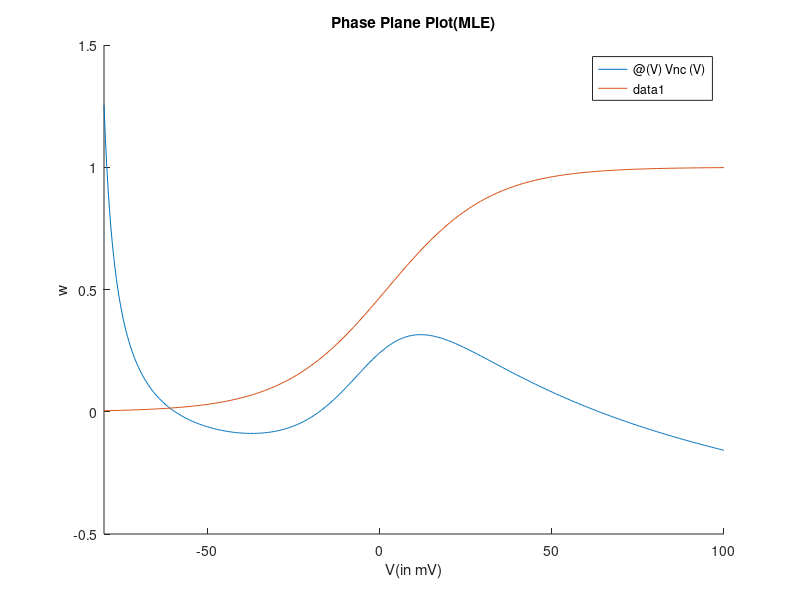

Source code (MATLAB): (Note: this script raises an error after producing the figure.)
function morris_lecar

%declare model parameters
global C;
global gCa;
global VCa;
global gK;
global VK;
global gL;
global VL;
global v1;
global v2;
global v3;
global v4;
global phi;
global Iext;

%parameter values
C = 20 ; %microfarad/cm^2 
gCa=4.4; % millisiemens/ cm^2 
VCa=120; %millivolts
gK=8;% millisiemens/ cm^2 
VK=-84; %millivolts
gL=2;% millisiemens/ cm^2 
VL=-60;%millivolts
v1=-1.2; %millivolts
v2= 18 ; %millivolts
v3= 2 ; %millivolts
v4= 30; %millivolts
phi = 0.02; % per millisecond

Iext=0;

%% Generating nullclines, equilibrium points and trajectories (Question 2)
% generate nullclines
figure;
hold on
Vnc = @(V) (Iext - gCa*(0.5*(1+tanh((V-v1)/v2)))*(V-VCa) - gL*(V-VL))/(gK*(V-VK));
wnc = @(V) (0.5*(1+tanh((V-v3)/v4)));
fplot(@(V) Vnc(V), [-80 100]);
fplot(@(V) wnc(V), [-80 100]);
xlabel('V(in mV)');
ylabel('w');
title('Phase Plane Plot(MLE)');

% Finding equilibrium points using MATLAB
syms V w
Vnc_eqn = (1/C)*(Iext - gCa*(0.5*(1+tanh((V-v1)/v2)))*(V-VCa) - gK*w*(V-VK) - gL*(V-VL)) == 0;
wnc_eqn = (0.5*(1+tanh((V-v3)/v4)) - w) == 0;
eq_pt_0 = solve([Vnc_eqn, wnc_eqn], [V, w]);

V_eq = double(eq_pt_0.V);
w_eq = double(eq_pt_0.w);

plot(V_eq, w_eq, 'k+', 'linewidth', 2);
text(V_eq, w_eq, ['(' num2str(round(V_eq,5)) ',' num2str(round(w_eq,5)) ')']);
grid on;

fprintf('The equilibrium point is located at (%d,%d) \n', V_eq, w_eq);
% Simulate Trajectories
x = linspace(-80,100,100);
y = linspace(0,1,100);

[V_quiv,w_quiv] = meshgrid(x, y);

dV_dt = (1/C)*(gCa*(0.5*(1+tanh((V_quiv-v1)/v2))).*(VCa-V_quiv) + gK*w_quiv .*(VK-V_quiv) + gL*(VL-V_quiv)) + Iext;
dw_dt = phi*((0.5*(1+tanh((V_quiv-v3)/v4)))-w_quiv).*cosh((V_quiv-v3)/(2*v4));
quiver(x,y,dV_dt,dw_dt);
legend('V nullcline', 'w nullcline','Equilibrium Point','Trajectories');

%% Stability of the Jacobian matrix (Question 3)
syms V w
dV_dt = (1/C)*(gCa*(0.5*(1+tanh((V-v1)/v2)))*(VCa-V) + gK*w*(VK-V) + gL*(VL-V)) + Iext;
dw_dt = phi*((0.5*(1+tanh((V-v3)/v4)))-w)*cosh((V-v3)/(2*v4));

JSymbolic = jacobian([dV_dt, dw_dt],[V,w]);
V = V_eq;
w = w_eq;
Jmatrix = zeros(2,2);
Jmatrix(1,1) = subs(JSymbolic(1,1));
Jmatrix(1,2) = subs(JSymbolic(1,2));
Jmatrix(2,1) = subs(JSymbolic(2,1));
Jmatrix(2,2) = subs(JSymbolic(2,2));

eigenValues = eig(Jmatrix);
fprintf('The eigen values are %d and %d \n', eigenValues(1), eigenValues(2));

%% Generating an action potential using MLE (Question 5)
options = odeset('RelTol',1e-3,'AbsTol',1e-6, 'refine',5, 'MaxStep', 1);

Iext = 0;
tSpan = [0, 300];
initial = [0,w_eq];

phi = 0.01;
[t1, S1] = ode15s(@(t,S)morris_lecar_ddt(t,S),tSpan, initial, options);

phi = 0.02;
[t2, S2] = ode15s(@(t,S)morris_lecar_ddt(t,S),tSpan, initial, options);

phi = 0.04;
[t3, S3] = ode15s(@(t,S)morris_lecar_ddt(t,S),tSpan, initial, options);

figure;
hold on;
plot(t1,S1(:,1));
plot(t2, S2(:,1));
plot(t3, S3(:,1));
xlabel('Time(in ms)');
ylabel('Volatage(in mV)');
title('Action potentials with different \phi');
legend('\phi = 0.01','\phi = 0.02','\phi = 0.04');
grid on;

figure;
hold on
Vnc = @(V) (Iext - gCa*(0.5*(1+tanh((V-v1)/v2)))*(V-VCa) - gL*(V-VL))/(gK*(V-VK));
wnc = @(V) (0.5*(1+tanh((V-v3)/v4)));
fplot(@(V) Vnc(V), [-80 100],'k');
fplot(@(V) wnc(V), [-80 100],'k');

plot(S1(:,1),S1(:,2));
plot(S2(:,1),S2(:,2));
plot(S3(:,1),S3(:,2));
xlabel('V(in mV)');
ylabel('w');
ylim([0,1]);
title('Phase Plane Plot(MLE)');
legend('\phi = 0.01','\phi = 0.02','\phi = 0.04');
grid on;

%% Depolarisation Threshold (Question 6)
Iext = 0;
tSpan = [0, 300];
phi=0.04;
initialV=linspace(-14.2,-13.8,401);  %to get threshold for phi = 0.04
%phi=0.01;
%initialV=linspace(-15.56,-15.48,401);    %to get threshold for phi = 0.01
max_V = zeros(401);

%phi = 0.01;
%[t1, S1] = ode15s(@(t,S)morris_lecar_ddt(t,S),tSpan, initial1, options);
%[t2, S2] = ode15s(@(t,S)morris_lecar_ddt(t,S),tSpan, initial2, options);


flag=1;
for n = 1:401 
    [t,S] = ode15s(@(t,S)morris_lecar_ddt(t,S),tSpan, [initialV(n),w_eq], options);
    max_V(n) = max(S(:,1));
    if max_V(n) >= 0 && flag==1
        fprintf("Threshold is (%f)",initialV(n))
        flag=0;
    end
end

% figure;
% hold on
% Vnc = @(V) (Iext - gCa*(0.5*(1+tanh((V-v1)/v2)))*(V-VCa) - gL*(V-VL))/(gK*(V-VK));
% wnc = @(V) (0.5*(1+tanh((V-v3)/v4)));
% fplot(@(V) Vnc(V), [-80 100],'k');
% fplot(@(V) wnc(V), [-80 100],'k');
% 
% plot(S1(:,1),S1(:,2));
% plot(S2(:,1),S2(:,2));

figure;
hold on
plot(initialV,max_V);

%% Response to higher Iext (Question 7)
Iext = 86;

figure;
hold on
Vnc1 = @(V) (Iext - gCa*(0.5*(1+tanh((V-v1)/v2)))*(V-VCa) - gL*(V-VL))/(gK*(V-VK));
wnc1 = @(V) (0.5*(1+tanh((V-v3)/v4)));
fplot(@(V) Vnc1(V), [-80 100]);
fplot(@(V) wnc1(V), [-80 100]);
xlabel('V(in mV)');
ylabel('w');
title('Phase Plane Plot(MLE)');

% Finding equilibrium points using MATLAB
syms V w
Vnc1_eqn = (1/C)*(Iext - gCa*(0.5*(1+tanh((V-v1)/v2)))*(V-VCa) - gK*w*(V-VK) - gL*(V-VL)) == 0;
wnc1_eqn = (0.5*(1+tanh((V-v3)/v4)) - w) == 0;
eq_pt_1 = solve([Vnc1_eqn, wnc1_eqn], [V, w]);

V_eq1 = double(eq_pt_1.V);
w_eq1 = double(eq_pt_1.w);

plot(V_eq1, w_eq1, 'k+', 'linewidth', 2);
text(V_eq1, w_eq1, ['(' num2str(round(V_eq1,5)) ',' num2str(round(w_eq1,5)) ')']);
grid on;

fprintf('The equilibrium point is located at (%d,%d) \n', V_eq1, w_eq1);

%------------------
tSpan = [0,300]
initial = [V_eq,w_eq];
[t1, S1] = ode15s(@(t,S)morris_lecar_ddt(t,S),tSpan, initial, options);
initial = [V_eq1,w_eq1];
[t2, S2] = ode15s(@(t,S)morris_lecar_ddt(t,S),tSpan, initial, options);
initial = [-27.9,0.17];
[t3, S3] = ode15s(@(t,S)morris_lecar_ddt(t,S),tSpan, initial, options);
% figure;
% hold on

plot(S1(:,1),S1(:,2));
plot(S2(:,1),S2(:,2));
plot(S3(:,1),S3(:,2));

end

function F = get_frequency(t, S)
    n = size(S);
    n = n(1);
    S = S(:, 1);
    % Check for spike generation:
    has_spikes = 0;
    for i = 1:n
        if S(i) > 0
            has_spikes = 1;
        end
    end
    if has_spikes == 0
        F = 0;
        return
    end
    
    % Move ahead till we get a negative signal: 
    while S(n) > 0 
        n = n - 1;
    end
    % Record first positive signal:
    while S(n) < 0 
        n = n -1 ;
    end
    t2 = t(n);
    % Move ahead till we get negative signal again:
    while S(n) >0
        n = n-1;
    end
    % Record second positive signal:
    while S(n) < 0
        n = n-1;
    end
    t1 = t(n);
    F = 1000 / (t2 - t1);
end

function stability_check(Iext)
    global C;
    %global Iext;
    global gK;
    global gNa;
    global gL;
    global VK;
    global VNa;
    global VL;
    global eps;
    
    syms V n m h 
    alphan =  -0.01 * (V + eps + 50)/(exp(-(V + eps + 50)/10)-1);
    alpham =  -0.1 * (V + eps + 35)/(exp(-(V + eps + 35)/10)-1);
    alphah = 0.07 * exp(-(V + 60)/20);
    betan = 0.125 * exp(-(V + 60)/80);
    betam = 4 * exp(-(V + 60)/18);
    betah = 1/(exp(-(V + 30)/10) + 1);
    mInf = alpham/(alpham + betam);
    nInf = alphan/(alphan + betan);
    hInf = alphah/(alphah + betah);
    
    V_nc = (1/C) * (Iext - gK * n^4 * (V - VK) - gNa * m^3 * h* (V - VNa) - gL * (V - VL)) == 0;
    n_nc = alphan *(1-n) - betan*n == 0 ;
    m_nc = alpham * (1 - m) - betam * m ==0 ;
    h_nc = alphah * (1 - h) - betah * h ==0 ;
    
    eq_pt = solve([V_nc, n_nc, m_nc, h_nc], [V, n, m ,h]);
    V_eq1 = double(eq_pt.V);
    n_eq1 = double(eq_pt.n);
    m_eq1 = double(eq_pt.m);
    h_eq1 = double(eq_pt.h);
    
    for p=1:length(eq_pt)
        fprintf('Equilibrium Point V=%f n=%f m=%f h=%f\n',eq_pt(p).V,eq_pt(p).n,eq_pt(p).m,eq_pt(p).h);
    end
    % Stability Analysis for equilibrium point
    % fprintf('The equilibrium point is located at (%d,%d)  \n', V_eq1, n_eq1);

    dV_dt = (1/C) * (Iext - gK * n^4 * (V - VK) - gNa * m^3 * h* (V - VNa) - gL * (V - VL));
    dn_dt = alphan *(1-n) - betan*n;
    dm_dt = alpham * (1 - m) - betam * m ;
    dh_dt = alphah * (1 - h) - betah * h ;
    
    JSymbolic = jacobian([dV_dt, dn_dt, dm_dt, dh_dt],[V,n,m,h]);
    V = V_eq1;
    n = n_eq1;
    m = m_eq1;
    h = h_eq1;
    Jmatrix = zeros(4,4);
    Jmatrix(1,1) = subs(JSymbolic(1,1));
    Jmatrix(1,2) = subs(JSymbolic(1,2));
    Jmatrix(1,3) = subs(JSymbolic(1,3));
    Jmatrix(1,4) = subs(JSymbolic(1,4));
    Jmatrix(2,1) = subs(JSymbolic(2,1));
    Jmatrix(2,2) = subs(JSymbolic(2,2));
    Jmatrix(2,3) = subs(JSymbolic(2,3));
    Jmatrix(2,4) = subs(JSymbolic(2,4));
    Jmatrix(3,1) = subs(JSymbolic(3,1));
    Jmatrix(3,2) = subs(JSymbolic(3,2));
    Jmatrix(3,3) = subs(JSymbolic(3,3));
    Jmatrix(3,4) = subs(JSymbolic(3,4));
    Jmatrix(4,1) = subs(JSymbolic(4,1));
    Jmatrix(4,2) = subs(JSymbolic(4,2));
    Jmatrix(4,3) = subs(JSymbolic(4,3));
    Jmatrix(4,4) = subs(JSymbolic(4,4));
    
    eigenValues = eig(Jmatrix);
    fprintf('The eigen values are %f%+fi , %f%+fi , %f%+fi , %f%+fi \n', real(eigenValues(1)), imag(eigenValues(1)), ...
            real(eigenValues(2)), imag(eigenValues(2)), real(eigenValues(3)), imag(eigenValues(3)), ...
            real(eigenValues(4)), imag(eigenValues(4)));
    k=0;
    for x=1:4
        if real(eigenValues(x)) < 0 
            k = k+1;
        else
            k = k-1;
        end
    end
    if k == 4 
        fprintf("Stable\n");
    elseif k == -4
        fprintf("Unstable\n");
    else
        fprintf("Cannot say (Need to plot in 4 dimensions)\n");
    end
    
end

function dS = HH_f_na(t,S)
    global C;
    global Iext;
    global gK;
    global gNa;
    global gL;
    global VK;
    global VNa;
    global VL;
    global eps;
    global f;
    
    V = S(1);
    n = S(2);
    m = S(3);
    h = S(4);
    
    alphan =  -0.01 * (V + eps + 50)/(exp(-(V + eps + 50)/10)-1);
    alpham =  -0.1 * (V + eps + 35)/(exp(-(V + eps + 35)/10)-1);
    alphah = 0.07 * exp(-(V + 60)/20);
    betan = 0.125 * exp(-(V + 60)/80);
    betam = 4 * exp(-(V + 60)/18);
    betah = 1/(exp(-(V + 30)/10) + 1);
    
    ddt_V = (1/C) * (Iext - gK * n^4 * (V - VK) - gNa * (1-f) * m^3 * h * (V-VNa) - gNa * f * m^3 * (V-VNa)  - gL * (V - VL));
    ddt_n = alphan * (1 - n) - betan * n;
    ddt_m = alpham * (1 - m) - betam * m;
    ddt_h = alphah * (1 - h) - betah * h;
    
    dS = [ddt_V; ddt_n; ddt_m; ddt_h];
end

function dS = HH_reduced(t,S)
    global C;
    global Iext;
    global gK;
    global gNa;
    global gL;
    global VK;
    global VNa;
    global VL;
    global eps;
    global f;
    global hconst;
    global Vr;
    V = S(1);
    n = S(2);
    
    alphan =  -0.01 * (V + eps + 50)/(exp(-(V + eps + 50)/10)-1);
    alpham =  -0.1 * (Vr + eps + 35)/(exp(-(Vr + eps + 35)/10)-1);
    alphah = 0.07 * exp(-(V + 60)/20);
    betan = 0.125 * exp(-(V + 60)/80);
    betam = 4 * exp(-(Vr + 60)/18);
    betah = 1/(exp(-(V + 30)/10) + 1);
    
    mInf = alpham/(alpham + betam);
    
    ddt_V = (1/C) * (Iext - gK * n^4 * (V - VK) - gNa * (1-f) * mInf^3 * hconst * (V-VNa) - gNa * f * mInf^3 * (V-VNa)  - gL * (V - VL));
    ddt_n = alphan * (1 - n) - betan * n;
    
    dS = [ddt_V; ddt_n];
end

function dS = HH_reduced_m(t,S,nInf,hInf)
    global C;
    global Iext;
    global gK;
    global gNa;
    global gL;
    global VK;
    global VNa;
    global VL;
    global eps;
    global Vr;
    
    V = S(1);
    m = S(2);
    
    alpham =  -0.1 * (V + eps + 35)/(exp(-(V + eps + 35)/10)-1);
    betam = 4 * exp(-(V + 60)/18);
    
    ddt_V = (1/C) * (Iext - gK * nInf^4 * (V - VK) - gNa * m^3 * hInf * (V - VNa) - gL * (V - VL));
    ddt_m = alpham * (1 - m) - betam * m;
    
    dS = [ddt_V; ddt_m];
end

function dS = hodgkin_huxley_ddt(t,S)
    global C;
    global Iext;
    global gK;
    global gNa;
    global gL;
    global VK;
    global VNa;
    global VL;
    global eps;
    
    V = S(1);
    n = S(2);
    m = S(3);
    h = S(4);
    
    alphan =  -0.01 * (V + eps + 50)/(exp(-(V + eps + 50)/10)-1);
    alpham =  -0.1 * (V + eps + 35)/(exp(-(V + eps + 35)/10)-1);
    alphah = 0.07 * exp(-(V + 60)/20);
    betan = 0.125 * exp(-(V + 60)/80);
    betam = 4 * exp(-(V + 60)/18);
    betah = 1/(exp(-(V + 30)/10) + 1);
    
    ddt_V = (1/C) * (Iext - gK * n^4 * (V - VK) - gNa * m^3 * h * (V - VNa) - gL * (V - VL));
    ddt_n = alphan * (1 - n) - betan * n;
    ddt_m = alpham * (1 - m) - betam * m;
    ddt_h = alphah * (1 - h) - betah * h;
    
    dS = [ddt_V; ddt_n; ddt_m; ddt_h];
end
%% Morris Lecar dynamics equation solver
function dS = morris_lecar_ddt(t,S)

global C;
global gCa;
global VCa;
global gK;
global VK;
global gL;
global VL;
global v1;
global v2;
global v3;
global v4;
global phi;
global Iext;

%locally define state variables:
V=S(1);
w=S(2);

%local functions:
m_inf = (0.5*(1+tanh((V-v1)/v2)));
w_inf = (0.5*(1+tanh((V-v3)/v4)));

ddt_V = (1/C)*(gCa*m_inf*(VCa-V) + gK*w*(VK-V) + gL*(VL-V)+Iext);
ddt_w = phi*(w_inf-w)*cosh((V-v3)/(2*v4));

dS=[ddt_V; ddt_w];

end

